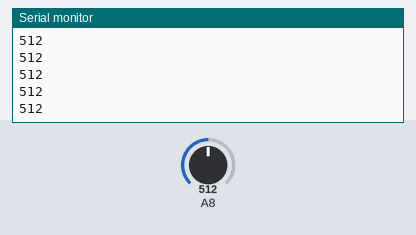
Simulated run of this sketch. Board: Arduino Mega 2560, built with avr-gcc and run on an emulated ATmega2560. On the bench: the last lines printed to the serial monitor. Inputs (shaded band) come from the test bench; at power-on: A8 = 512.

Above: at 1.2 s.
1.3 s: A8 set to 716
At 1.8 s:
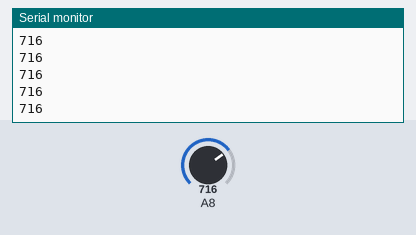
2.8 s: A8 set to 900
At 3.5 s:
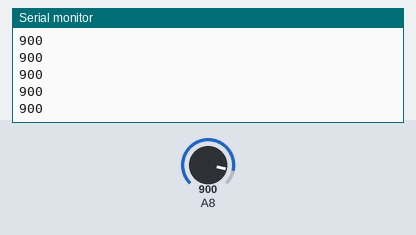
Timing chart, 0 to 5.8 s (numbered marks = the images above; inputs shaded):
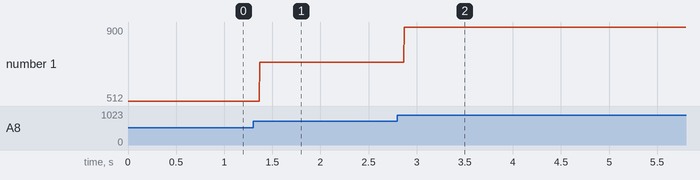

Measured:
- after the input at 1.3 s, the serial monitor: prints a new line after 0.07 s (image 1)
- after the input at 2.8 s, the serial monitor: prints a new line after 0.07 s (image 2)
- plotted number 1: 512 → 716 after the input at 1.3 s, 716 → 900 after the input at 2.8 s

The sketch:

voltage_divide_reader.ino
```cpp
void setup() {
  // put your setup code here, to run once:
  pinMode(A8, INPUT);
  Serial.begin(9600);
}

void loop() {
  // put your main code here, to run repeatedly:
  Serial.println(analogRead(A8));
}
```
